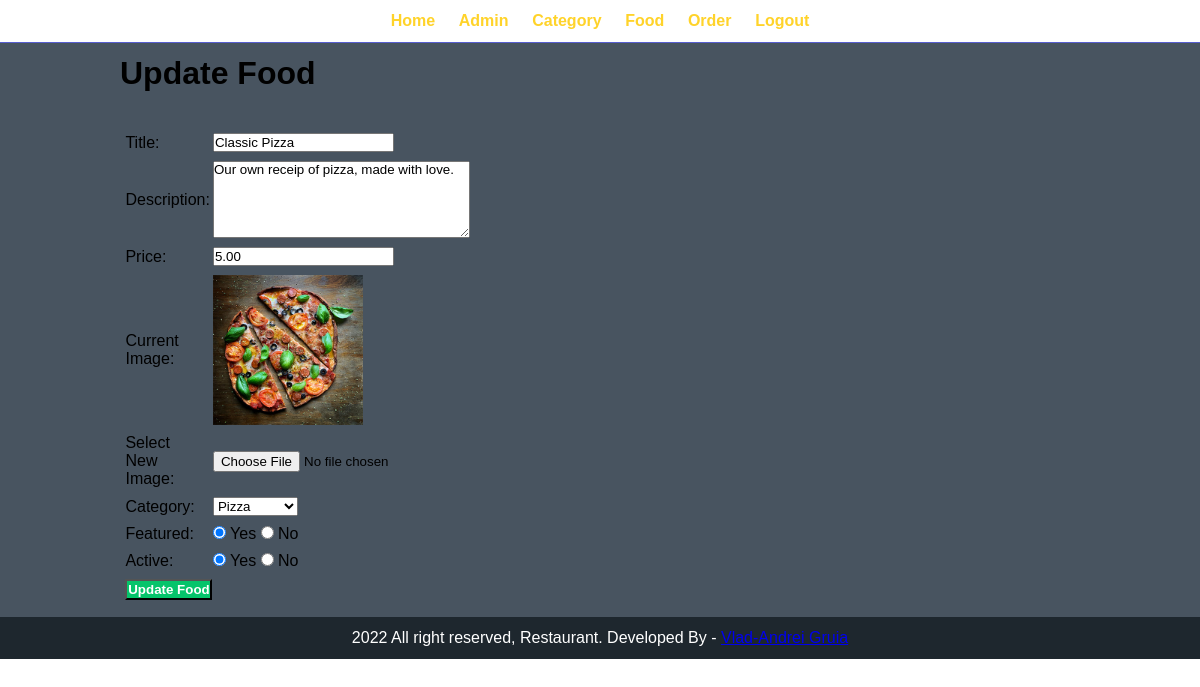
Screenshot of /admin/update-food.php?id=4 (signed in) with the database file from the repository.
### tables this page shows
CREATE TABLE `tbl_food` (
  `id` int(10) UNSIGNED NOT NULL,
  `title` varchar(100) NOT NULL,
  `description` text NOT NULL,
  `price` decimal(10,2) NOT NULL,
  `image_name` varchar(255) NOT NULL,
  `category_id` int(10) UNSIGNED NOT NULL,
  `featured` varchar(10) NOT NULL,
  `active` varchar(10) NOT NULL
);

CREATE TABLE `tbl_category` (
  `id` int(10) UNSIGNED NOT NULL,
  `title` varchar(100) NOT NULL,
  `image_name` varchar(255) NOT NULL,
  `featured` varchar(10) NOT NULL,
  `active` varchar(10) NOT NULL
);

### admin/update-food.php (the view, shortened to what this page needs)
<?php include('partials/menu.php'); ?>
<?php
    if(isset($_GET['id']))
    {
        $id = $_GET['id'];
        $sql2 = "SELECT * FROM tbl_food WHERE id=$id";
        $res2 = mysqli_query($conn, $sql2);
        $row2 = mysqli_fetch_assoc($res2);
        $title = $row2['title'];
        $description = $row2['description'];
        $price = $row2['price'];
        $current_image = $row2['image_name'];
        $current_category = $row2['category_id'];
        $featured = $row2['featured'];
        $active = $row2['active'];
    }
    else
    {
        header('location:'.SITEURL.'admin/manage-food.php');
    }
?>
<div class="main-content">
    <div class="wrapper">
        <h1>Update Food</h1>
        <br><br>
        <form action="" method="POST" enctype="multipart/form-data">
        <table class="tbl-30">
            <tr>
                <td>Title: </td>
                <td>
                    <input type="text" name="title" value="<?php echo $title; ?>">
                </td>
            </tr>
            <tr>
                <td>Description: </td>
                <td>
                    <textarea name="description" cols="30" rows="5"><?php echo $description; ?></textarea>
                </td>
            </tr>
            <tr>
                <td>Price: </td>
                <td>
                    <input type="number" name="price" value="<?php echo $price; ?>">
                </td>
            </tr>
            <tr>
                <td>Current Image: </td>
                <td>
                    <?php
                        if($current_image == "")
                        {
                            echo "<div class='fail'>Image not Available.</div>";
                        }
                        else
                        {
                            ?>
                            <img src="<?php echo SITEURL; ?>images/food/<?php echo $current_image; ?>" width="150px">
                            <?php
                        }
                    ?>
                </td>
            </tr>
            <tr>
                <td>Select New Image: </td>
                <td>
                    <input type="file" name="image">
                </td>
            </tr>
            <tr>
                <td>Category: </td>
                <td>
                    <select name="category">
                        <?php
                            $sql = "SELECT * FROM tbl_category WHERE active='Yes'";
                            $res = mysqli_query($conn, $sql);
                            $count = mysqli_num_rows($res);
                            if($count>0)
                            {
                                while($row=mysqli_fetch_assoc($res))
                                {
                                    $category_title = $row['title'];
                                    $category_id = $row['id'];
                                    ?>
                                    <option <?php if($current_category==$category_id){echo "selected";} ?> value="<?php echo $category_id; ?>"><?php echo $category_title; ?></option>
                                    <?php
                                }
                            }
                            else
                            {
                                echo "<option value='0'>Category Not Available.</option>";
                            }
                        ?>
                    </select>
                </td>
            </tr>
            <tr>
                <td>Featured: </td>
                <td>
                    <input <?php if($featured=="Yes") {echo "checked";} ?> type="radio" name="featured" value="Yes"> Yes
                    <input <?php if($featured=="No") {echo "checked";} ?> type="radio" name="featured" value="No"> No
                </td>
            </tr>
            <tr>
                <td>Active: </td>
                <td>
                    <input <?php if($active=="Yes") {echo "checked";} ?> type="radio" name="active" value="Yes"> Yes
                    <input <?php if($active=="No") {echo "checked";} ?> type="radio" name="active" value="No"> No
                </td>
            </tr>
            <tr>
                <td>
                    <input type="submit" name="submit" value="Update Food" class="btn-secondary">
                </td>
            </tr>
        </table>
        </form>
    </div>
</div>
<?php include('partials/footer.php'); ?>

### css/admin.css (style rules this page uses)
* { margin: 0; padding: 0; font-family: Arial, Helvetica, sans-serif; }
.wrapper { padding: 1%; width: 80%; margin: 0 auto; }
.tbl-30 { width: 30%; }
table tr td { padding: 1%; }
.btn-secondary { background-color: #05c46b; text-decoration: none; color: white; font-weight: bold; padding: 1%; }
.main-content { background-color: #485460; padding: 3% auto; }

### rows the page displays
tbl_food: title "Classic Pizza", description "Our own receip of pizza, made with love.", price "5.00", image_name (picture), category "Pizza", featured "☑", active "☑"
